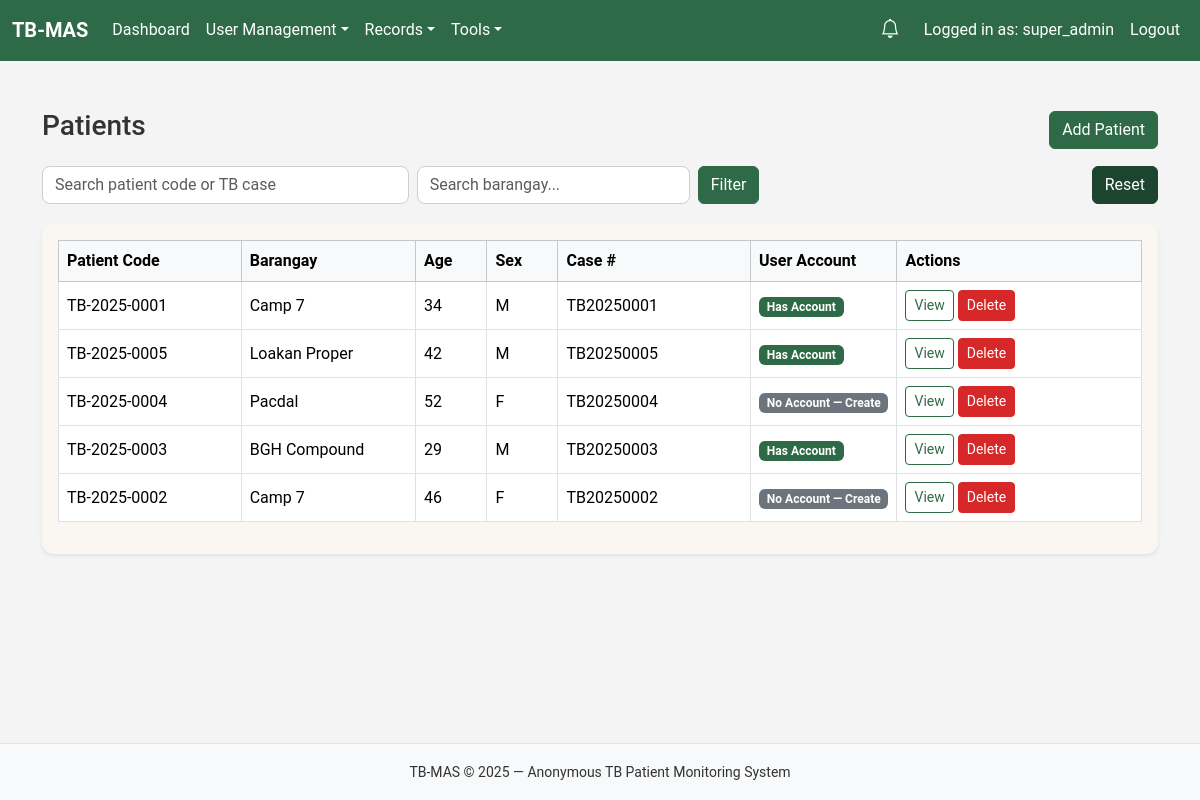
The app's page /public/?route=patient/index (signed in), older data.
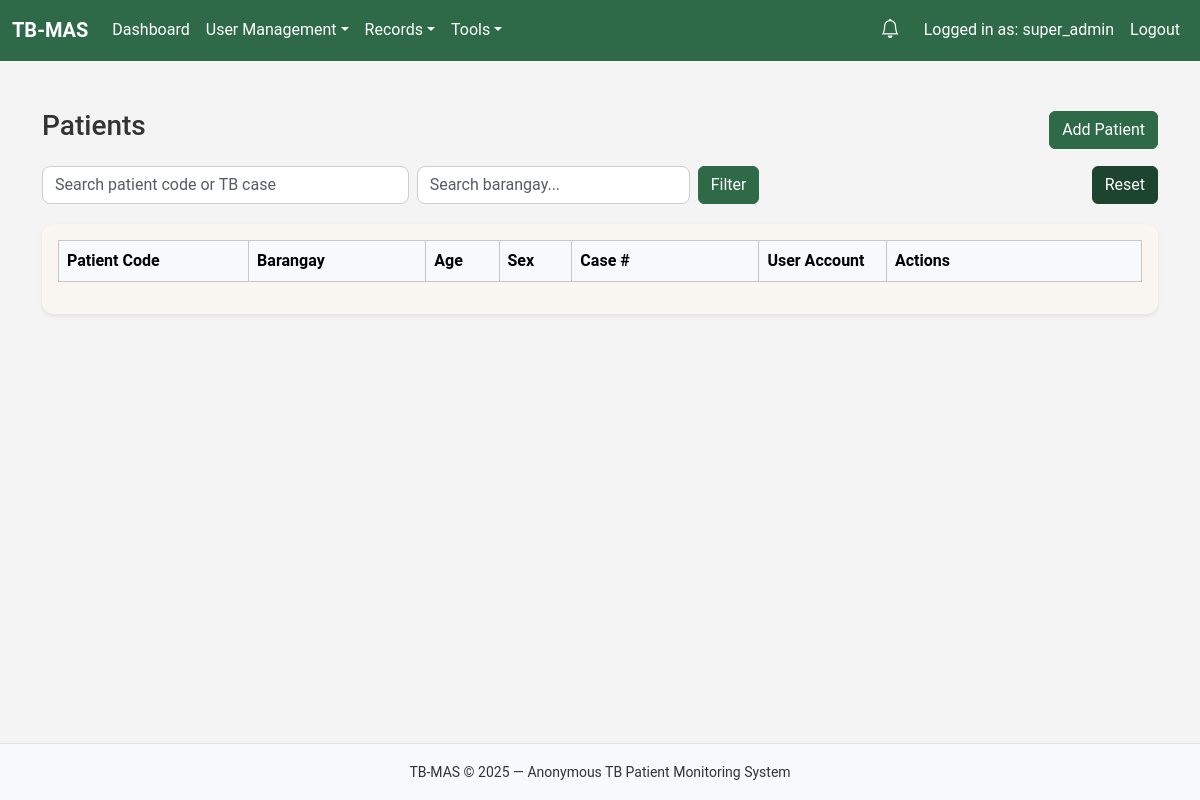
The same page, newer data.
### tables this page shows
CREATE TABLE `patients` (
  `patient_id` int(11) NOT NULL,
  `user_id` int(11) DEFAULT NULL,
  `patient_code` varchar(50) NOT NULL,
  `age` int(11) DEFAULT NULL,
  `sex` enum('M','F','Unknown') DEFAULT 'Unknown',
  `barangay` varchar(100) NOT NULL,
  `contact_number` varchar(50) DEFAULT NULL,
  `tb_case_number` varchar(80) DEFAULT NULL,
  `bacteriological_status` enum('BC','CD','Unknown') DEFAULT 'Unknown',
  `anatomical_site` enum('P','EP','Unknown') DEFAULT 'Unknown',
  `drug_susceptibility` enum('DS','DR','Unknown') DEFAULT 'Unknown',
  `treatment_history` enum('New','Retreatment','Unknown') DEFAULT 'Unknown',
  `created_by` int(11) DEFAULT NULL,
  `created_at` timestamp NOT NULL DEFAULT current_timestamp()
);

### src/controllers/PatientController.php (called while the page is built, shortened)
<?php
require_once __DIR__ . '/../models/PatientModel.php';
class PatientController {
    public function index() {
        $user = $_SESSION['user'];
        $q = trim($_GET['q'] ?? '');
        $barangayFilter = trim($_GET['barangay'] ?? '');
        if ($user['role'] === 'health_worker') {
            $patients = PatientModel::getAllByBarangayFiltered($user['barangay_assigned'], $q);
        } else {
            $patients = PatientModel::getAllFiltered($q, $barangayFilter);
        }
        include __DIR__ . '/../../public/patients/list.php';
    }
}

### public/index.php (called while the page is built, shortened)
<?php
$route = $_GET['route'] ?? 'auth/login';
$parts = explode('/', $route);
$action = $parts[1] ?? 'index';
$controller = new $controllerName();
$controller->$action();
?>

### src/models/PatientModel.php (called while the page is built, shortened)
<?php
class PatientModel {
  public static function getAllFiltered($q = '', $barangay = '') {
      $pdo = getDB();
      $sql = "SELECT * FROM patients WHERE 1=1 ";
      $params = [];
      $sql .= "ORDER BY created_at DESC";
      $stmt = $pdo->prepare($sql);
      $stmt->execute($params);
      return $stmt->fetchAll();
  }
}

### public/patients/list.php (the view, shortened to what this page needs)
<?php
require_once __DIR__.'/../partials/header.php';
require_once __DIR__.'/../partials/navbar.php';
?>
<div class="container py-4">
  <div class="d-flex justify-content-between align-items-center mb-3">
    <h3>Patients</h3>
    <?php if ($_SESSION['user']['role'] === 'super_admin'): ?>
      <a href="/WEBSYS_FINAL_PROJECT/public/?route=patient/create" class="btn btn-primary">Add Patient</a>
    <?php endif; ?>
  </div>
  <form class="row g-2 mb-3" method="GET" action="/WEBSYS_FINAL_PROJECT/public/" data-ajax="patients">
    <div class="col-md-4">
      <input name="q" value="<?=htmlspecialchars($_GET['q'] ?? '')?>" class="form-control" placeholder="Search patient code or TB case">
    </div>
    <div class="col-md-3">
    </div>
    <div class="col-md-2"><button class="btn btn-primary">Filter</button></div>
    <div class="col-md-3 text-end"><a href="/WEBSYS_FINAL_PROJECT/public/?route=patient/index" class="btn btn-secondary">Reset</a></div>
  </form>
  <div class="card shadow-sm p-3">
    <div class="table-responsive">
      <table class="table table-bordered table-hover align-middle">
        <thead class="table-light">
          <tr>
            <th style="width:220px;">Patient Code</th>
            <th style="width:200px;">Barangay</th>
            <th style="width:80px;">Age</th>
            <th style="width:80px;">Sex</th>
            <th style="width:220px;">Case #</th>
            <th style="width:140px;">User Account</th>
            <th width="300">Actions</th>
          </tr>
        </thead>
        <tbody class="patients-table-body">
          <?php foreach ($patients as $p): ?>
          <tr>
            <td><?= htmlspecialchars($p['patient_code']) ?></td>
            <td><?= htmlspecialchars($p['barangay']) ?></td>
            <td><?= $p['age'] ?></td>
            <td><?= $p['sex'] ?></td>
            <td><?= htmlspecialchars($p['tb_case_number']) ?></td>
            <td>
              <?php if (!empty($p['user_id'])): ?>
                <span class="badge bg-success">Has Account</span>
              <?php else: ?>
                <?php if ($_SESSION['user']['role'] === 'super_admin'): ?>
                  <a href="/WEBSYS_FINAL_PROJECT/public/?route=admin/users&patient_id=<?= $p['patient_id'] ?>"
                     class="badge bg-secondary text-decoration-none" style="cursor: pointer;">
                    No Account — Create
                  </a>
                <?php else: ?>
                  <span class="badge bg-secondary">No Account</span>
                <?php endif; ?>
              <?php endif; ?>
            </td>
            <td>
              <div class="action-buttons">
                <a href="/WEBSYS_FINAL_PROJECT/public/?route=patient/view&id=<?= $p['patient_id'] ?>" class="btn btn-sm btn-outline-primary">View</a>
                <?php if ($_SESSION['user']['role'] === 'super_admin'): ?>
                  <a href="/WEBSYS_FINAL_PROJECT/public/?route=patient/delete&id=<?= $p['patient_id'] ?>"
                     onclick="return confirm('Delete this patient?');"
                     class="btn btn-sm btn-danger">Delete</a>
                <?php endif; ?>
              </div>
            </td>
          </tr>
          <?php endforeach; ?>
        </tbody>
      </table>
    </div>
  </div>
</div>
<?php include __DIR__.'/../partials/footer.php'; ?>

Row changes from the older to the newer data that the page shows:
removed patients: patient_code "TB-2025-0001", barangay "Camp 7", age "34", sex "M", tb_case_number "TB20250001", shows "Has Account"
removed patients: patient_code "TB-2025-0005", barangay "Loakan Proper", age "42", sex "M", tb_case_number "TB20250005", shows "Has Account"
removed patients: patient_code "TB-2025-0004", barangay "Pacdal", age "52", sex "F", tb_case_number "TB20250004"
removed patients: patient_code "TB-2025-0003", barangay "BGH Compound", age "29", sex "M", tb_case_number "TB20250003", shows "Has Account"
removed patients: patient_code "TB-2025-0002", barangay "Camp 7", age "46", sex "F", tb_case_number "TB20250002"
